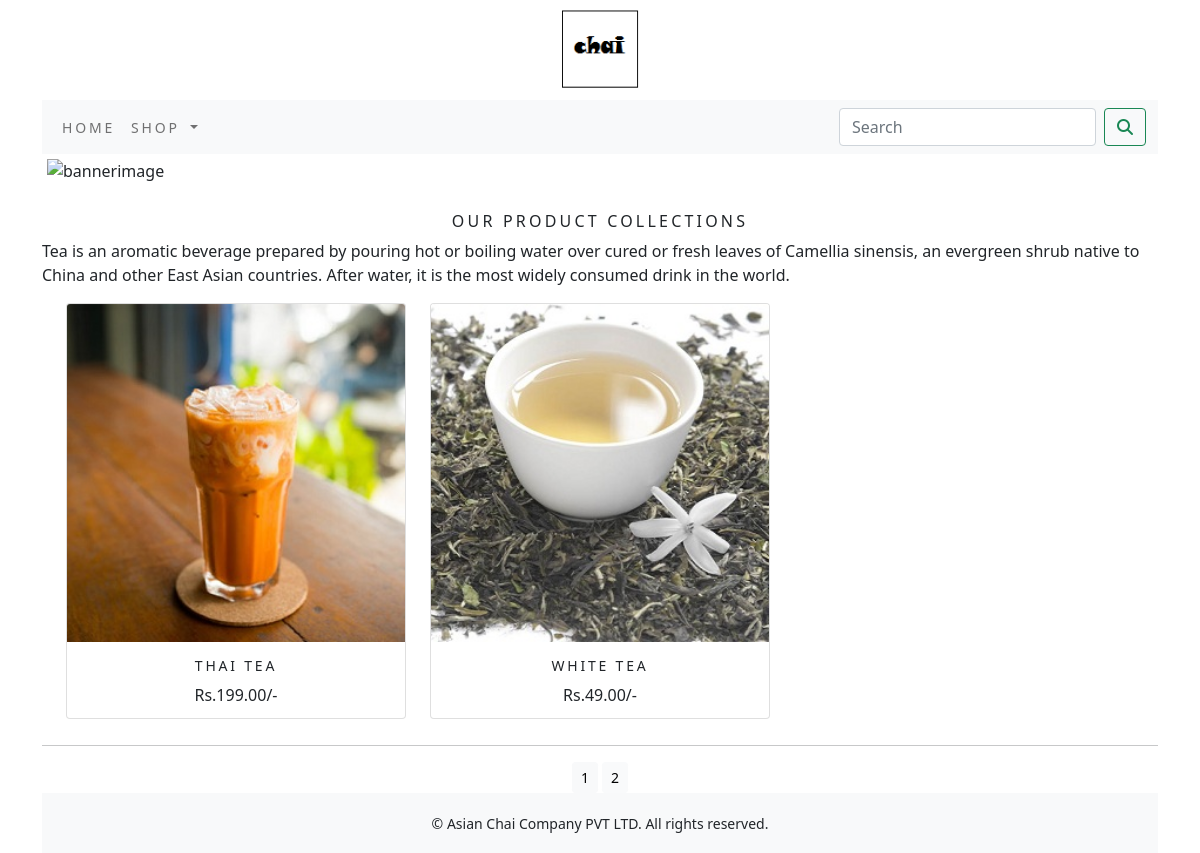
Screenshot of /?page=2 with the database file from the repository.
### shop/models.py (models this page shows, shortened)
class Product(models.Model):
    name = models.CharField(max_length=250, unique=True)
    slug = models.SlugField(max_length=250, unique=True)
    description = models.TextField(blank=True)
    price = models.DecimalField(max_digits=10, decimal_places=2)
    category = models.ForeignKey(Category, on_delete=models.CASCADE)
    image = models.ImageField(upload_to='product', blank=True)
    stock = models.IntegerField()
    available = models.BooleanField(default=True)
    created = models.DateTimeField(auto_now_add=True)
    updated = models.DateTimeField(auto_now=True)
    class Meta:
        ordering = ('name',)
        verbose_name = 'product'
        verbose_name_plural = 'products'
    def get_url(self):
        return reverse('shop:prodCatDetail', args=[self.category.slug, self.slug])

### shop/views.py (the view)
# urls.py: path('', views.allProdCat, name='allProdCat'),
def allProdCat(request, c_slug=None):
    c_page = None
    products_list = None
    if c_slug != None:
        c_page = get_object_or_404(Category, slug=c_slug)
        products_list = Product.objects.all().filter(category=c_page, available=True)
    else:
        products_list = Product.objects.all().filter(available=True)
    paginator = Paginator(products_list, 4)
    try:
        page = int(request.GET.get('page', '1'))
    except:
        page = 1
    try:
        products = paginator.page(page)
    except(EmptyPage, InvalidPage):
        products = paginator.page(paginator.num_pages)
    return render(request, 'category.html', {'category': c_page, 'products': products})

### cart/context_processors.py (called while the page is built)
def counter(request):
    item_count = 0
    if 'admin' in request.path:
        return {}
    else:
        try:
            cart = Cart.objects.filter(cart_id=_cart_id(request))
            cart_items = CartItem.objects.all().filter(cart=cart[:1])
            for cart_item in cart_items:
                item_count += cart_item.quantity
        except Cart.DoesNotExist:
            item_count = 0
    return dict(item_count=item_count)

### cart/views.py (called while the page is built)
def _cart_id(request):
    cart = request.session.session_key
    if not cart:
        cart = request.session.create()
    return cart

### shop/context_processors.py (called while the page is built)
def menu_links(request):
    links = Category.objects.all()
    return dict(links=links)

### shop/models.py (called while the page is built)
    def get_url(self):
        return reverse('shop:products_by_category', args=[self.slug])

### template/category.html (shortened to what this page needs)
{% extends 'base.html' %}
{% load static %}
{% block content %}
<div class="mx-auto">
    {% if category %}
    <img class="my_image" src="{{category.image.url}}" alt="{{category.name}}">
</div><br>
<div>
    <h1 class="text-center my_title">{{category.name}}</h1>
    <p class="text-justify">{{category.description}}</p>
</div>
{% else %}
<div>
    <img class="my_image my_image_padding" src="{% static 'img/banner.png' %}" alt="bannerimage" width="1250px;">
</div><br>
<div>
    <h1 class="text-center my_title">Our Product Collections</h1>
    <p class="text-justify">Tea is an aromatic beverage prepared by pouring hot or boiling water
        over cured or fresh leaves of Camellia sinensis,
        an evergreen shrub native to China and other East Asian countries.
        After water, it is the most widely consumed drink in the world.</p>
</div>
{% endif %}
<div class="container">
    <div class="row mx-auto">
        {% for product in products.object_list %}
        <div class="my_bottom_margin col-9 col-sm-12 col-md-4 col-lg-4">
            <div class="card text-center" style="min-width:18rem; height:26rem;">
             <a href="{{product.get_url}}"><img class="card-img-top my_image" src="{{product.image.url}}" alt="{{product.name}}"></a>
            <div class="card-body">
                <h4>{{product.name}}</h4>
                <p>Rs.{{product.price}}/-</p>
            </div>
            </div>
        </div>
        {% endfor %}
    </div>
</div>
<div class="mx-auto">
    {% if products.paginator.num_pages > 1 %}
    <hr>
    <div class="text-center">
        {% for pg in products.paginator.page_range %}
        <a href="?page={{pg}}" class="btn btn-light btn-sm {% if products.number == pg %} active {% endif %}">{{pg}}</a>
        {% endfor %}
    </div>
    {% endif %}
</div>
{% endblock %}

### static/css/custom.css (style rules this page uses)
body { font-family: 'Roboto', sans-serif; }
.my_image { width:100%; height:auto; }
.my_title { font-size:16px; text-transform:uppercase; letter-spacing:.2em; }
.my_image_padding { padding:5px; }
.my_bottom_margin { margin-bottom:10px; }
.card-body h4 { font-size:14px; text-transform:uppercase; letter-spacing:.2em; }

### rows the page displays
Product: image (picture), name "THAI TEA", price "199.00"
Product: image (picture), name "WHITE TEA", price "49.00"

### other values shown
{{ pg }} "1" "2"
